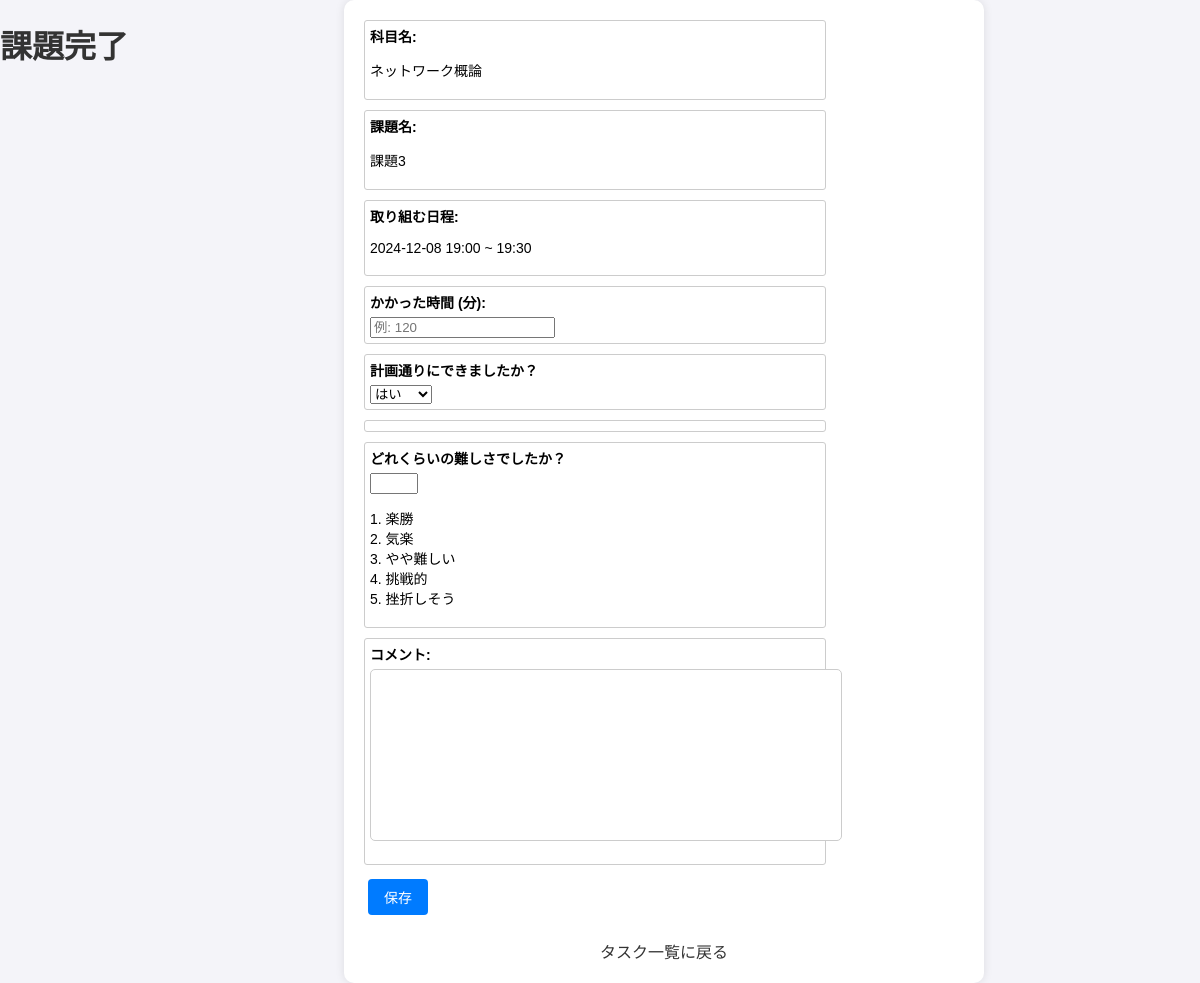
The page /accounts/completion/30/ (signed in) on the database its author committed.
### accounts/models.py (models this page shows, shortened)
class Task(models.Model):
    user = models.ForeignKey(User, on_delete=models.CASCADE)
    subject_name = models.CharField(max_length=100)
    assignment_name = models.CharField(max_length=100)
    work_date = models.DateTimeField()  # 日時を統合して保存
    end_date = models.DateTimeField()  # 終了時刻を追加
    deadline = models.DateTimeField()  # 日時を統合して保存
    memo = models.TextField(blank=True, null=True)
    is_completed = models.BooleanField(default=False)

### accounts/views.py (the view)
# urls.py: path('completion/<int:task_id>/', views.completion_view, name='completion_view'),
def completion_view(request, task_id):
    task = get_object_or_404(Task, id=task_id, user=request.user)
    if request.method == 'POST':
        form = CompletionForm(request.POST)
        if form.is_valid():
            completed_task = form.save(commit=False)
            completed_task.task = task
            completed_task.subject_name = task.subject_name
            completed_task.assignment_name = task.assignment_name
            completed_task.user = request.user  # 現在のユーザーを設定
            completed_task.save()  # データベースに保存
            task.is_completed = True
            task.save()
            return redirect('graph_display')
        else:
            print("Form is not valid:", form.errors)
            return render(request, 'accounts/completion.html', {'task': task, 'form': form})
    else:
        form = CompletionForm()
    return render(request, 'accounts/completion.html', {'task': task, 'form': form})

### accounts/forms.py
class CompletionForm(forms.ModelForm):
    time_spent = forms.IntegerField(
        widget=forms.TextInput(attrs={'type': 'number', 'min': '1', 'placeholder': '例: 120'}),
        label='かかった時間（分）'
    )
    completed_on_time = forms.ChoiceField(
        choices=[('yes', 'はい'), ('no', 'いいえ')],
        label='計画通りにできましたか？'
    )
    difficulty = forms.IntegerField(
        widget=forms.TextInput(attrs={'type': 'number', 'min': '1', 'max': '5'}),
        label='難易度（1～5）'
    )
    comment = forms.CharField(widget=forms.Textarea, label='課題に対するコメント', required=False)
    reason = forms.ChoiceField(
        choices=[
            ('時間がなかった', '時間がなかった'),
            ('思ったより時間がかかった', '思ったより時間がかかった'),
            ('集中できなかった', '集中できなかった'),
            ('やる気が出なかった', 'やる気が出なかった'),
            ('予想外の予定が入った', '予想外の予定が入った'),
            ('体調不良', '体調不良'),
            ('その他', 'その他')
        ],
        label='できなかった理由',
        required=False
    )
    class Meta:
        model = CompletedTask
        fields = ['time_spent', 'completed_on_time', 'reason', 'difficulty', 'comment']

### templates/accounts/completion.html (shortened to what this page needs)
{% load static %}
{% load static %}
<!DOCTYPE html>
<html lang="ja">
<head>
    <link rel="stylesheet" type="text/css" href="{% static 'css/style.css' %}">
</head>
<body>
    <h1>課題完了</h1>
    <div class="form-container">
        <form method="POST" action="{% url 'completion_view' task.id %}">
            <div class="input-field">
                <label>科目名:</label>
                <p>{{ task.subject_name }}</p>
            </div>
            <div class="input-field">
                <label>課題名:</label>
                <p>{{ task.assignment_name }}</p>
            </div>
            <div class="input-field">
                <label>取り組む日程:</label>
                <p>{{ task.work_date|date:"Y-m-d H:i" }} ~ {{ task.end_date|date:"H:i" }}</p>
            </div>
            <div class="input-field">
                <label for="id_time_spent">かかった時間 (分):</label>
                {{ form.time_spent }}
            </div>
            <div class="input-field">
                <label for="id_completed_on_time">計画通りにできましたか？</label>
                {{ form.completed_on_time }}
            </div>
            <div class="input-field">
            </div>
            <div class="input-field">
                <label for="id_difficulty">どれくらいの難しさでしたか？</label>
                {{ form.difficulty }}
                <p>
                    1. 楽勝<br>
                    2. 気楽<br>
                    3. やや難しい<br>
                    4. 挑戦的<br>
                    5. 挫折しそう
                </p>
            </div>
            <div class="input-field">
                <label for="id_comment">コメント:</label>
                {{ form.comment }}
            </div>
            <button type="submit" class="btn">保存</button>
        </form>
        <a class="back-link" href="{% url 'task_list' %}">タスク一覧に戻る</a>
    </div>
</body>
</html>

### static/css/style.css (style rules this page uses)
body { font-family: Arial, sans-serif; background-color: #f4f4f9; margin: 0; padding: 0; display: flex; justify-content: center; align-items: flex-start; min-height: 100vh; }
.form-container { width: 100%; max-width: 600px; margin: auto; padding: 20px; background-color: #ffffff; border-radius: 10px; box-shadow: 0px 0px 10px rgba(0, 0, 0, 0.1); }
.input-field { width: 75%; padding: 5px; margin-bottom: 10px; font-size: 14px; border: 1px solid #ccc; border-radius: 3px; }
label { font-weight: bold; display: block; margin-bottom: 5px; }
textarea { width: 100%; padding: 10px; height: 150px; margin-bottom: 15px; border: 1px solid #ccc; border-radius: 5px; resize: none; }
h1, h2, h4 { text-align: center; color: #333; margin-bottom: 20px; }
.back-link { display: block; text-align: center; margin-top: 20px; color: #333; text-decoration: none; }
.btn { display: inline-block; padding: 8px 16px; margin: 4px; font-size: 14px; text-align: center; text-decoration: none; color: #fff; background-color: #007bff; border: none; border-radius: 4px; cursor: pointer; }

### rows shown on the page
Task: subject_name "ネットワーク概論", assignment_name "課題3", work_date "2024-12-08 19:00", end_date "19:30"
